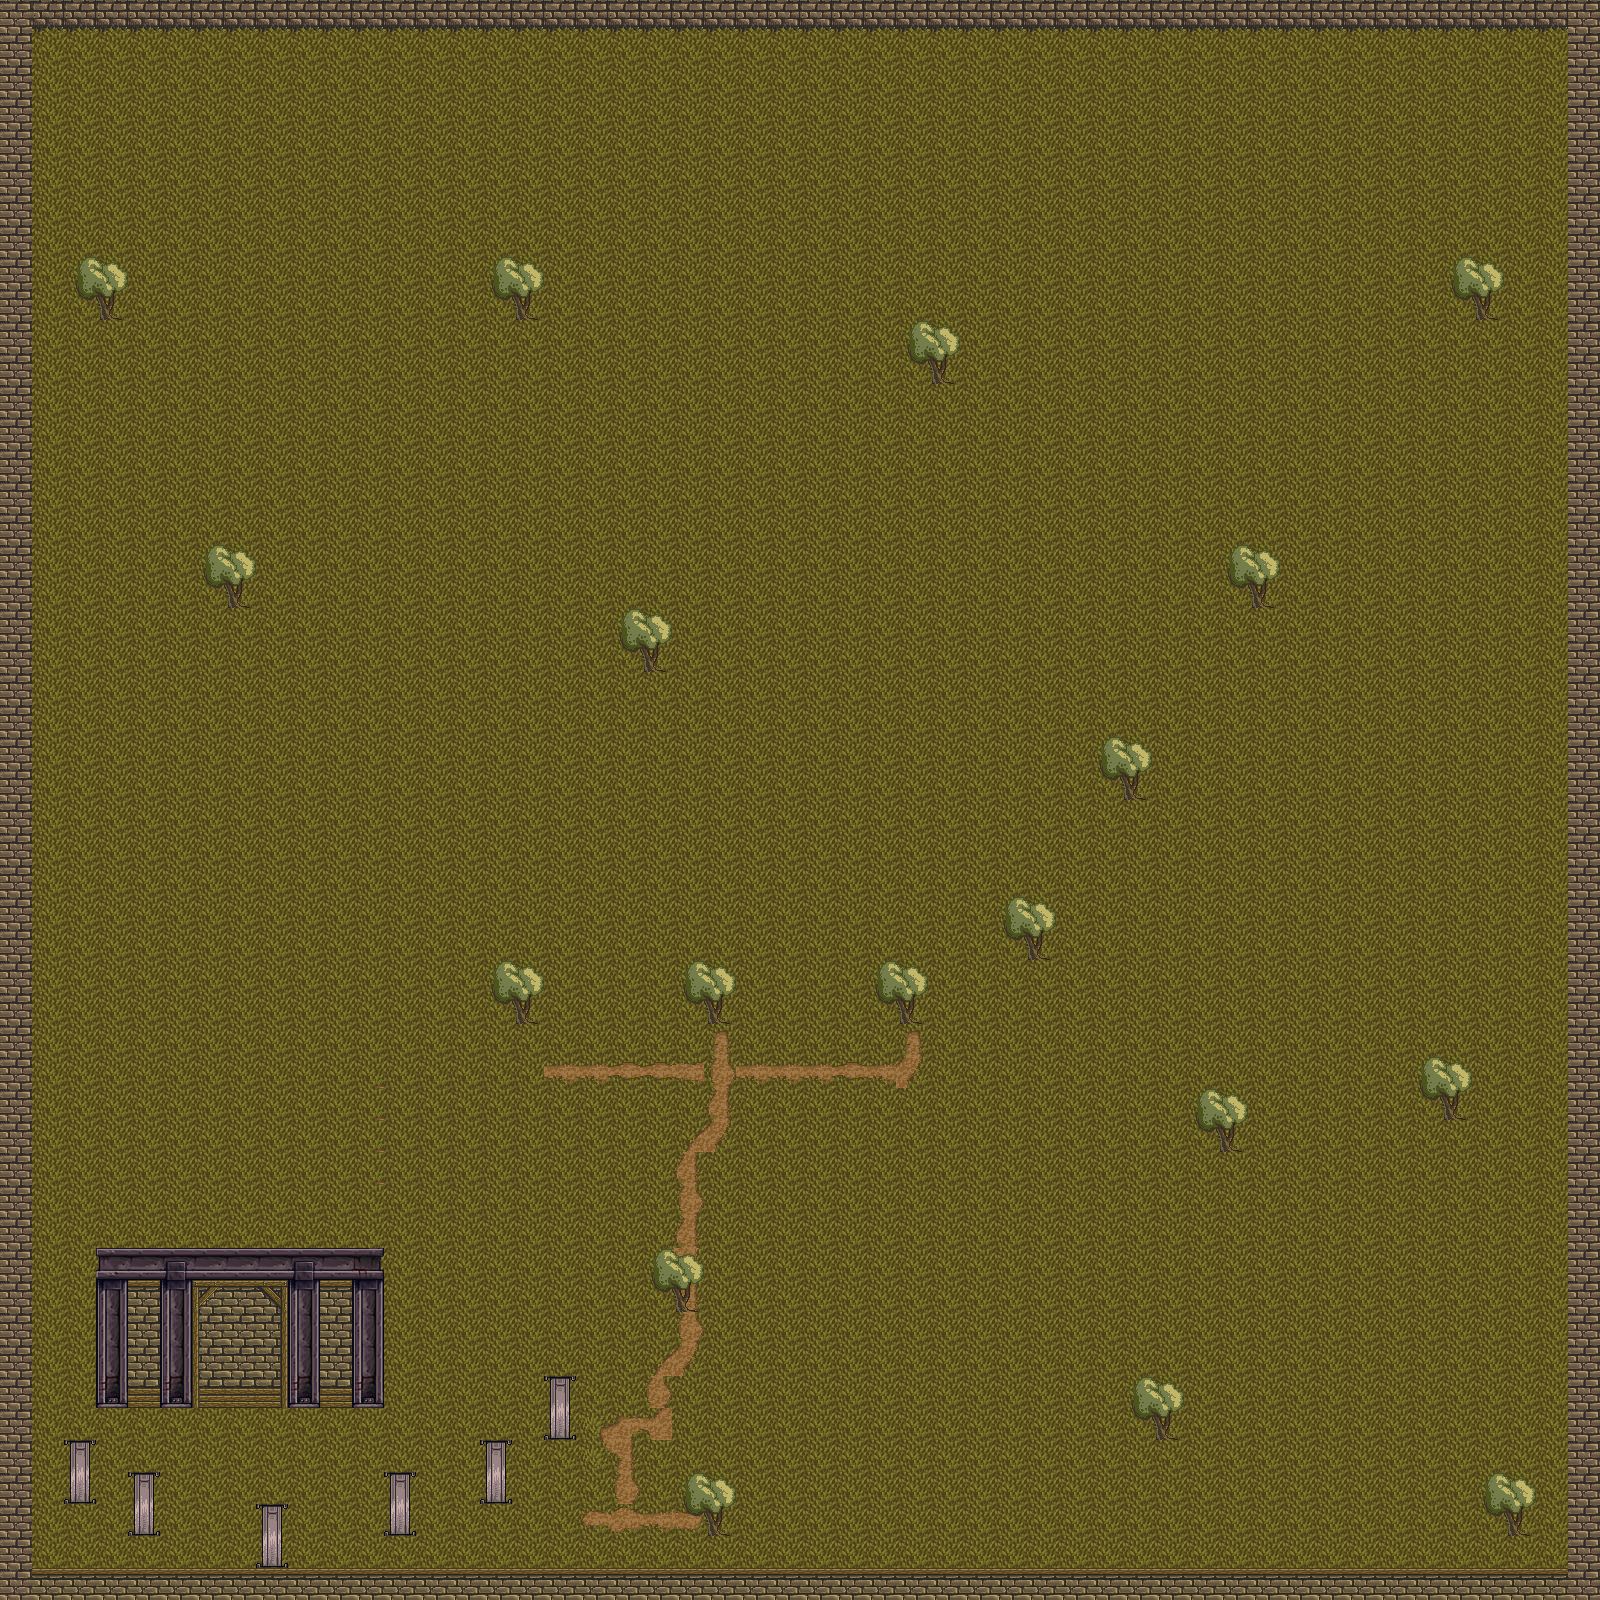

A 2D game scene composited from a Tiled map and its tileset images. What follows is a short description and the map's XML, with each tile layer's data collapsed to a summary:
An orthogonal 50x50 tile map with 32x32 px tiles, 2 tile layers (Ground, Trees) and 29 objects (25x Tree, 3x Collision, Gate).

<map version="1.0" orientation="orthogonal" renderorder="right-down" width="50" height="50" tilewidth="32" tileheight="32" nextobjectid="32">
 <tileset firstgid="1" name="MainTileset" tilewidth="32" tileheight="32" tilecount="900" columns="30">
  <image source="225835_hyptosis_tile-art-batch-1.png" width="960" height="960" />
 </tileset>
 <layer name="Ground" width="50" height="50">
  <data>[2500 cells, 2497 non-empty, 22 distinct tile ids]</data>
 </layer>
 <layer name="Trees" width="50" height="50">
  <data>[2500 cells, 134 non-empty, 24 distinct tile ids]</data>
 </layer>
 <objectgroup name="Objects">
  <object id="1" name="Edge" type="Collision" x="1568" y="0" width="32" height="1600" />
  <object id="2" name="Edge" type="Tree" x="0" y="0" width="1566" height="32" />
  <object id="3" name="Edge" type="Collision" x="0" y="0" width="32" height="1600" />
  <object id="4" name="Edge" type="Collision" x="32" y="1568" width="1534" height="32" />
  <object id="5" name="default" type="Tree" x="76" y="256" width="52" height="64">
   <properties>
    <property name="has_key" type="bool" value="false" />
   </properties>
  </object>
  <object id="6" name="default" type="Tree" x="492" y="256" width="52" height="64">
   <properties>
    <property name="has_key" type="bool" value="false" />
   </properties>
  </object>
  <object id="7" name="default" type="Tree" x="1452" y="256" width="52" height="64">
   <properties>
    <property name="has_key" type="bool" value="false" />
   </properties>
  </object>
  <object id="8" name="default" type="Tree" x="908" y="320" width="52" height="64">
   <properties>
    <property name="has_key" type="bool" value="false" />
   </properties>
  </object>
  <object id="9" name="default" type="Tree" x="204" y="544" width="52" height="64">
   <properties>
    <property name="has_key" type="bool" value="false" />
   </properties>
  </object>
  <object id="10" name="default" type="Tree" x="1228" y="544" width="52" height="64">
   <properties>
    <property name="has_key" type="bool" value="false" />
   </properties>
  </object>
  <object id="11" name="default" type="Tree" x="620" y="608" width="52" height="64">
   <properties>
    <property name="has_key" type="bool" value="false" />
   </properties>
  </object>
  <object id="12" name="default" type="Tree" x="1100" y="736" width="52" height="64">
   <properties>
    <property name="has_key" type="bool" value="false" />
   </properties>
  </object>
  <object id="13" name="default" type="Tree" x="1004" y="896" width="52" height="64">
   <properties>
    <property name="has_key" type="bool" value="false" />
   </properties>
  </object>
  <object id="14" name="default" type="Tree" x="876" y="960" width="52" height="64">
   <properties>
    <property name="has_key" type="bool" value="false" />
   </properties>
  </object>
  <object id="15" name="default" type="Tree" x="684" y="960" width="52" height="64">
   <properties>
    <property name="has_key" type="bool" value="false" />
   </properties>
  </object>
  <object id="16" name="default" type="Tree" x="492" y="960" width="52" height="64">
   <properties>
    <property name="has_key" type="bool" value="false" />
   </properties>
  </object>
  <object id="17" name="default" type="Tree" x="652" y="1248" width="52" height="64">
   <properties>
    <property name="has_key" type="bool" value="false" />
   </properties>
  </object>
  <object id="18" name="default" type="Tree" x="684" y="1472" width="52" height="64">
   <properties>
    <property name="has_key" type="bool" value="false" />
   </properties>
  </object>
  <object id="19" name="default" type="Tree" x="1132" y="1376" width="52" height="64">
   <properties>
    <property name="has_key" type="bool" value="false" />
   </properties>
  </object>
  <object id="20" name="default" type="Tree" x="1196" y="1088" width="52" height="64">
   <properties>
    <property name="has_key" type="bool" value="false" />
   </properties>
  </object>
  <object id="21" name="default" type="Tree" x="1420" y="1056" width="52" height="64">
   <properties>
    <property name="has_key" type="bool" value="false" />
   </properties>
  </object>
  <object id="22" name="default" type="Tree" x="1484" y="1472" width="52" height="64">
   <properties>
    <property name="has_key" type="bool" value="false" />
   </properties>
  </object>
  <object id="24" name="Pillar" type="Tree" x="544" y="1376" width="32" height="64" />
  <object id="25" name="Pillar" type="Tree" x="480" y="1440" width="32" height="64" />
  <object id="26" name="Pillar" type="Tree" x="384" y="1472" width="32" height="64" />
  <object id="27" name="Pillar" type="Tree" x="256" y="1504" width="32" height="64" />
  <object id="28" name="Pillar" type="Tree" x="128" y="1472" width="32" height="64" />
  <object id="29" name="Pillar" type="Tree" x="64" y="1440" width="32" height="64" />
  <object id="31" name="Gate" type="Gate" x="96" y="1248" width="288" height="160" />
 </objectgroup>
</map>
